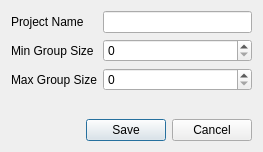
<?xml version="1.0" encoding="UTF-8"?>
<ui version="4.0">
 <class>ProjectDetailsDialog</class>
 <widget class="QDialog" name="ProjectDetailsDialog">
  <property name="windowModality">
   <enum>Qt::WindowModal</enum>
  </property>
  <property name="geometry">
   <rect>
    <x>0</x>
    <y>0</y>
    <width>263</width>
    <height>152</height>
   </rect>
  </property>
  <property name="windowTitle">
   <string>Edit Project Details</string>
  </property>
  <layout class="QVBoxLayout" name="verticalLayout">
   <item>
    <layout class="QGridLayout" name="gridLayout">
     <item row="0" column="0">
      <widget class="QLabel" name="label">
       <property name="text">
        <string>Project Name</string>
       </property>
      </widget>
     </item>
     <item row="0" column="1">
      <widget class="QLineEdit" name="projectNameInput"/>
     </item>
     <item row="1" column="0">
      <widget class="QLabel" name="label_2">
       <property name="text">
        <string>Min Group Size</string>
       </property>
      </widget>
     </item>
     <item row="1" column="1">
      <widget class="QSpinBox" name="minGroupSizeInput"/>
     </item>
     <item row="2" column="0">
      <widget class="QLabel" name="label_3">
       <property name="text">
        <string>Max Group Size</string>
       </property>
      </widget>
     </item>
     <item row="2" column="1">
      <widget class="QSpinBox" name="maxGroupSizeInput"/>
     </item>
    </layout>
   </item>
   <item>
    <spacer name="verticalSpacer">
     <property name="orientation">
      <enum>Qt::Vertical</enum>
     </property>
     <property name="sizeHint" stdset="0">
      <size>
       <width>20</width>
       <height>1</height>
      </size>
     </property>
    </spacer>
   </item>
   <item>
    <widget class="QDialogButtonBox" name="buttonBox">
     <property name="orientation">
      <enum>Qt::Horizontal</enum>
     </property>
     <property name="standardButtons">
      <set>QDialogButtonBox::Cancel|QDialogButtonBox::Save</set>
     </property>
    </widget>
   </item>
  </layout>
 </widget>
 <resources/>
 <connections>
  <connection>
   <sender>buttonBox</sender>
   <signal>accepted()</signal>
   <receiver>ProjectDetailsDialog</receiver>
   <slot>accept()</slot>
   <hints>
    <hint type="sourcelabel">
     <x>248</x>
     <y>254</y>
    </hint>
    <hint type="destinationlabel">
     <x>157</x>
     <y>274</y>
    </hint>
   </hints>
  </connection>
  <connection>
   <sender>buttonBox</sender>
   <signal>rejected()</signal>
   <receiver>ProjectDetailsDialog</receiver>
   <slot>reject()</slot>
   <hints>
    <hint type="sourcelabel">
     <x>316</x>
     <y>260</y>
    </hint>
    <hint type="destinationlabel">
     <x>286</x>
     <y>274</y>
    </hint>
   </hints>
  </connection>
 </connections>
</ui>
